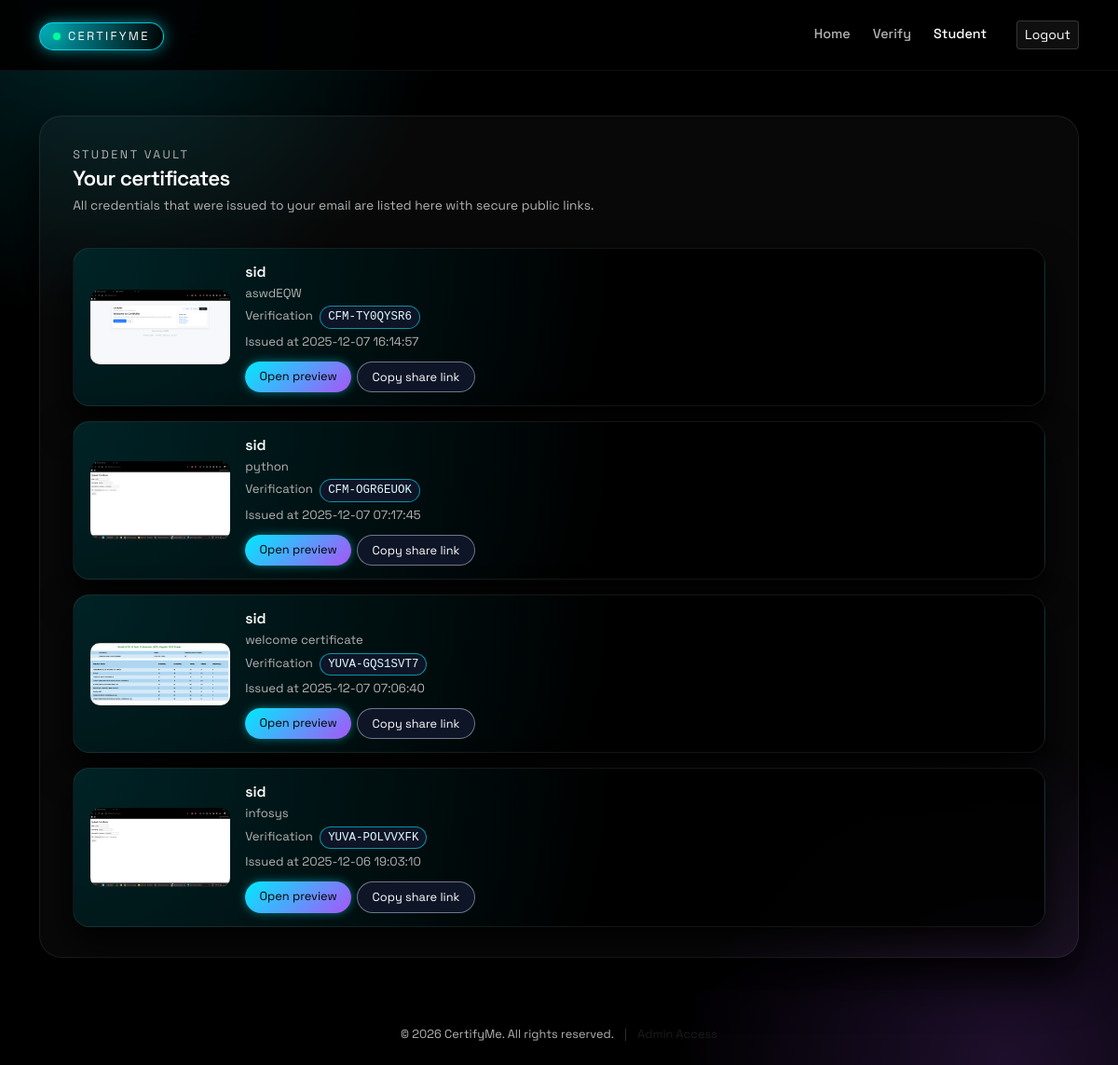
Page /student/dashboard (signed in) on the earlier database version.
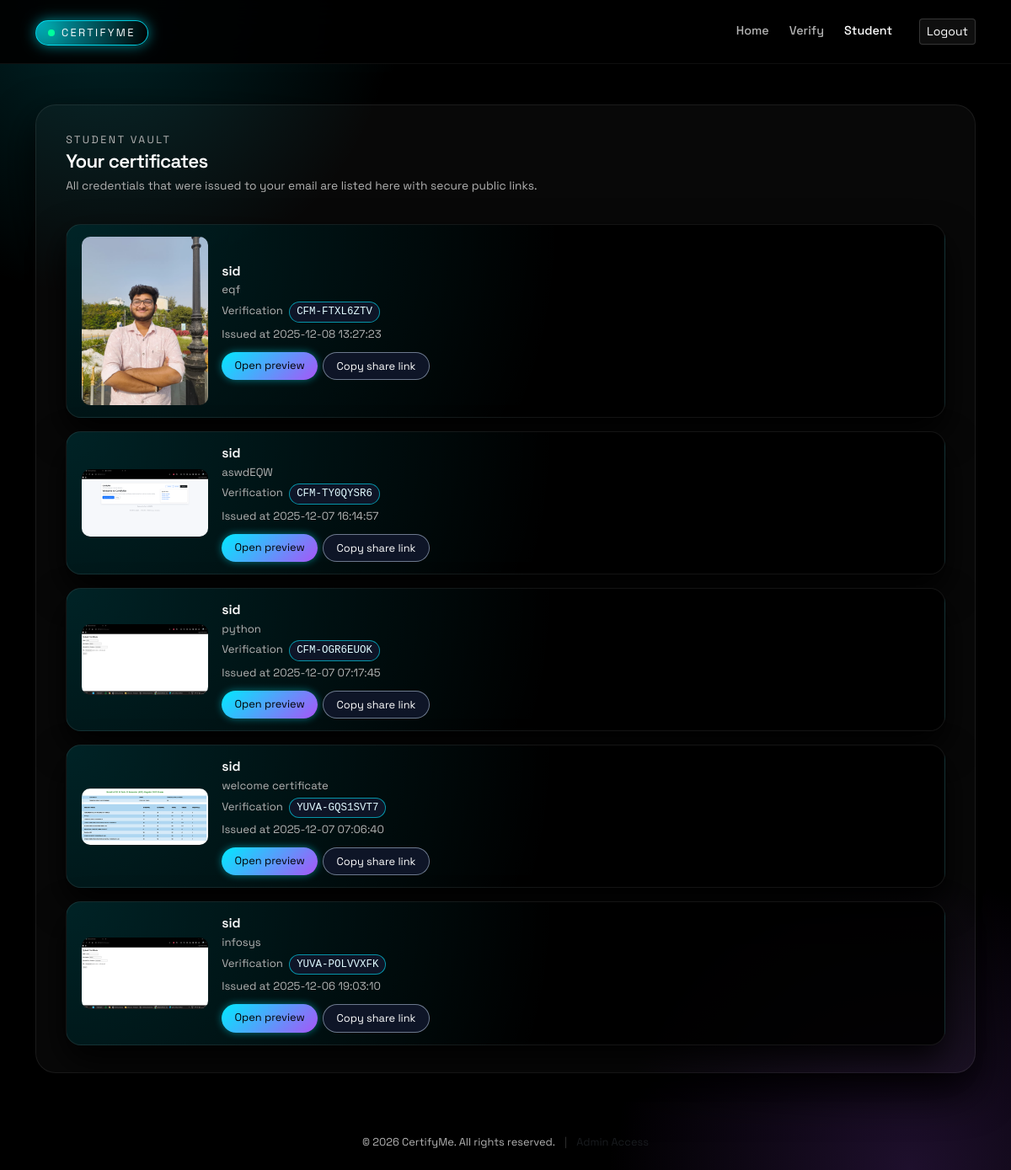
Same page on the later database version.
### tables this page shows
CREATE TABLE certificates (
    id INTEGER PRIMARY KEY AUTOINCREMENT,
    student_id INTEGER,
    student_name TEXT NOT NULL,
    description TEXT,
    filename TEXT NOT NULL,
    verification_code TEXT UNIQUE NOT NULL,
    file_hash TEXT,
    signature TEXT,
    uploaded_by INTEGER,
    uploaded_at DATETIME DEFAULT CURRENT_TIMESTAMP, uploader_ip TEXT, student_email TEXT, file_signature TEXT, uploaded_by_name TEXT, thumbnail TEXT, public_token TEXT, qr_code TEXT,
    FOREIGN KEY (student_id) REFERENCES students(id),
    FOREIGN KEY (uploaded_by) REFERENCES teachers(id)
);

### app.py (the view)
@app.route("/student/dashboard")
def student_dashboard():
    if "student_id" not in session:
        return redirect(url_for("student_login"))
    db = get_db()
    student = db.execute(
        "SELECT * FROM students WHERE id = ?",
        (session["student_id"],)
    ).fetchone()
    if not student:
        db.close()
        flash("Student record not found", "danger")
        return redirect(url_for("student_login"))
    certs = db.execute("""
        SELECT * FROM certificates
        WHERE student_id = ? OR lower(student_email) = ?
        ORDER BY uploaded_at DESC
    """, (student["id"], student["email"].lower())).fetchall()
    db.close()
    return render_template("student_dashboard.html", certs=certs)

### app.py (called while the page is built)
def get_db():
    conn = sqlite3.connect(DB_PATH)
    conn.row_factory = sqlite3.Row
    return conn

### templates/student_dashboard.html (shortened to what this page needs)
{% extends "base.html" %}
{% set active_page = 'student' %}
{% block content %}
<div class="student-cert-header" data-aos="fade-up" data-aos-delay="40">
  <div>
    <div class="page-kicker mb-1">Student vault</div>
    <h1 class="student-cert-title mb-1">Your certificates</h1>
    <p class="student-cert-subtitle mb-0">
      All credentials that were issued to your email are listed here with secure public links.
    </p>
  </div>
</div>
{% if certs %}
<div class="row g-3 mt-1">
  {% for cert in certs %}
  <div class="col-12" data-aos="fade-up" data-aos-delay="{{ loop.index0 * 50 }}">
    <div class="student-cert-card anim-card">
      <div class="student-cert-thumb-wrap">
        {% if cert.thumbnail %}
        <img id="img-{{ cert.id }}" src="{{ url_for('serve_thumb', filename=cert.thumbnail) }}"
          class="student-cert-thumb-img" alt="Certificate preview" style="display:none;"
          onload="(function(i,img){ var s=document.getElementById(i); if(s) s.remove(); img.style.display='inline-block'; })('skel-{{ cert.id }}', this);">
        {% else %}
        <div class="small-muted">No preview available</div>
        {% endif %}
      </div>
      <div class="student-cert-meta">
        <div class="student-cert-name">{{ cert.student_name or 'Certificate' }}</div>
        {% if cert.description %}
        <div class="student-cert-line">
          {{ cert.description }}
        </div>
        {% endif %}
        <div class="student-cert-line mt-1">
          Verification
          <span class="student-cert-code">{{ cert.verification_code }}</span>
        </div>
        {% if cert.uploaded_at %}
        <div class="student-cert-line mt-1">
          Issued at {{ cert.uploaded_at }}
        </div>
        {% endif %}
        <div class="student-cert-actions">
          <a class="btn btn-cert-primary" href="{{ url_for('student_certificate_view', cert_id=cert.id) }}">
            Open preview
          </a>
          {% if cert.public_token %}
          <button type="button" class="btn btn-cert-ghost"
            onclick="copyShare('{{ request.url_root.rstrip('/') }}/public/{{ cert.public_token }}')">
            Copy share link
          </button>
          {% endif %}
        </div>
      </div>
    </div>
  </div>
  {% endfor %}
</div>
{% else %}
<div class="alert alert-info mt-3">No certificates found.</div>
{% endif %}
{% endblock %}

### templates/base.html (shortened to what this page needs)
<!doctype html>
<html lang="en">
<head>
  <link href="https://cdn.jsdelivr.net/npm/bootstrap@5.3.3/dist/css/bootstrap.min.css" rel="stylesheet">
</head>
<body>
  {% if not hide_nav %}
  <nav class="navbar navbar-expand-lg app-nav">
    <div class="container-xl py-2">
      <a class="navbar-brand" href="{{ url_for('index') }}">
        <span class="navbar-brand-mark">
          <span class="brand-dot"></span>
          CERTIFYME
        </span>
      </a>
      <div class="collapse navbar-collapse" id="navMain">
        <ul class="navbar-nav ms-auto align-items-lg-center gap-lg-2">
          <li class="nav-item">
            <a class="nav-link {% if active_page == 'home' %}active{% endif %}" href="{{ url_for('index') }}">Home</a>
          </li>
          <li class="nav-item">
            <a class="nav-link {% if active_page == 'verify' %}active{% endif %}"
              href="{{ url_for('verify_certificate') }}">Verify</a>
          </li>
          {% if session.get('role') == 'admin' %}
          <li class="nav-item">
            <a class="nav-link {% if active_page == 'admin' %}active{% endif %}"
              href="{{ url_for('admin_dashboard') }}">Admin</a>
          </li>
          {% elif session.get('role') == 'teacher' %}
          <li class="nav-item">
            <a class="nav-link {% if active_page == 'teacher' %}active{% endif %}"
              href="{{ url_for('teacher_dashboard') }}">Teacher</a>
          </li>
          {% elif session.get('role') == 'student' %}
          <li class="nav-item">
            <a class="nav-link {% if active_page == 'student' %}active{% endif %}"
              href="{{ url_for('student_dashboard') }}">Student</a>
          </li>
          {% endif %}
          {% if session.get('user_id') %}
          <li class="nav-item ms-lg-3">
            <a class="btn btn-ghost-pill btn-sm" href="{{ url_for('logout') }}">Logout</a>
          </li>
          {% endif %}
        </ul>
      </div>
    </div>
  </nav>
  {% endif %}
  <main class="app-main">
    {% block main %}
    <div class="container-xl">
      <div class="app-card-shell">
        {% block content %}{% endblock %}
      </div>
    </div>
    {% endblock %}
  </main>
  <footer class="mt-auto py-4 text-center">
    <div class="container-xl">
      <p class="small-muted mb-0">
        &copy; 2026 CertifyMe. All rights reserved.
        <span class="mx-2 opacity-25">|</span>
        <a href="{{ url_for('admin_login') }}" class="text-decoration-none text-muted hover-white"
          style="transition: color 0.2s;">Admin Access</a>
      </p>
    </div>
  </footer>
</body>
</html>

### templates/base.html (style rules this page uses)
:root { --bg: #000000; --surface: rgba(255, 255, 255, 0.04); --surface-soft: rgba(255, 255, 255, 0.03); --glow-1: #00eaff; --glow-2: #a855f7; --text-main: #ffffff; --text-soft: #b3b3b3; --border-soft: rgba(255, 255, 255, 0.08); --radius-lg: 24px; --radius-md: 18px; }
* { box-sizing: border-box; }
body { min-height: 100vh; margin: 0; font-family: "Space Grotesk", system-ui, -apple-system, BlinkMacSystemFont, sans-serif; color: var(--text-main); background: radial-gradient(600px at 10% 0%, rgba(0, 234, 255, 0.16), transparent 60%), radial-gradient(600px at 90% 100%, rgba(168, 85, 247, 0.18), transparent 60%), #000000; }
a { text-decoration: none; }
.app-nav { position: sticky; top: 0; z-index: 40; backdrop-filter: blur(22px); background: rgba(0, 0, 0, 0.9); border-bottom: 1px solid rgba(255, 255, 255, 0.06); }
.navbar-brand-mark { padding: 4px 14px; border-radius: 999px; border: 1px solid rgba(0, 234, 255, 0.85); background: radial-gradient(circle at 0% 0%, rgba(0, 234, 255, 0.75), rgba(0, 0, 0, 0.96)); font-size: 0.8rem; letter-spacing: 0.18em; text-transform: uppercase; display: inline-flex; align-items: center; gap: 8px; color: #f9fafb; box-shadow: 0 0 16px rgba(0, 234, 255, 0.55); }
.brand-dot { width: 8px; height: 8px; border-radius: 999px; background: #00ff9d; box-shadow: 0 0 16px rgba(0, 255, 157, 0.9); }
.nav-link { font-size: 0.9rem; font-weight: 500; color: var(--text-soft) !important; }
.nav-link.active { color: #ffffff !important; }
.btn-ghost-pill { background: rgba(255, 255, 255, 0.06); border: 1px solid rgba(255, 255, 255, 0.16); color: var(--text-main); transition: border-color 0.18s ease-out, background 0.18s ease-out, color 0.18s ease-out, transform 0.18s ease-out; }
.app-main { padding-top: 2rem; padding-bottom: 3rem; }
.app-card-shell { margin-top: 0.8rem; border-radius: var(--radius-lg); background: var(--surface-soft); border: 1px solid var(--border-soft); box-shadow: 0 22px 50px rgba(0, 0, 0, 0.9); padding: 1.6rem 1.8rem; }
@media (min-width: 992px) { .app-card-shell { padding: 2rem 2.2rem; } }
.page-kicker { font-size: 0.78rem; text-transform: uppercase; letter-spacing: 0.2em; color: var(--text-soft); }
.small-muted { font-size: 0.8rem; color: var(--text-soft); }

### templates/student_dashboard.html (style rules this page uses)
.student-cert-header { display: flex; justify-content: space-between; align-items: baseline; gap: 0.75rem; margin-bottom: 1.2rem; }
.student-cert-title { font-size: 1.4rem; font-weight: 600; letter-spacing: -0.03em; }
.student-cert-subtitle { font-size: 0.86rem; color: var(--text-soft); }
.student-cert-card { border-radius: 18px; padding: 14px 18px; display: flex; align-items: center; gap: 16px; background: radial-gradient(circle at 0% 0%, rgba(0, 234, 255, 0.15), transparent 55%), rgba(0, 0, 0, 0.9); border: 1px solid rgba(255, 255, 255, 0.08); box-shadow: 0 18px 40px rgba(0, 0, 0, 0.9); transition: 0.22s ease-out; }
.student-cert-thumb-wrap { width: 150px; flex-shrink: 0; }
.student-cert-thumb-img { width: 150px; height: auto; border-radius: 10px; }
.student-cert-meta { flex: 1; min-width: 0; }
.student-cert-name { font-weight: 600; font-size: 0.98rem; }
.student-cert-line { font-size: 0.82rem; color: var(--text-soft); }
.student-cert-code { font-family: ui-monospace, SFMono-Regular, Menlo, Monaco, Consolas, "Liberation Mono", "Courier New", monospace; font-size: 0.78rem; padding: 2px 8px; border-radius: 999px; background: rgba(15, 23, 42, 0.95); border: 1px solid rgba(0, 234, 255, 0.6); color: #e0faff; display: inline-block; margin-left: 4px; }
.student-cert-actions { display: flex; flex-wrap: wrap; gap: 0.4rem; margin-top: 0.7rem; }
.btn-cert-primary { border-radius: 999px; font-size: 0.8rem; padding: 0.38rem 0.95rem; border: none; background: linear-gradient(135deg, var(--glow-1), var(--glow-2)); color: #000; box-shadow: 0 0 10px rgba(0, 234, 255, 0.45); }
.btn-cert-ghost { border-radius: 999px; font-size: 0.8rem; padding: 0.38rem 0.95rem; border: 1px solid rgba(148, 163, 184, 0.7); background: rgba(15, 23, 42, 0.95); color: var(--text-main); }

Differences in the rows shown:
added certificates: thumbnail (picture), student_name "sid", description "eqf", verification_code "CFM-FTXL6ZTV", uploaded_at "2025-12-08 13:27:23"
